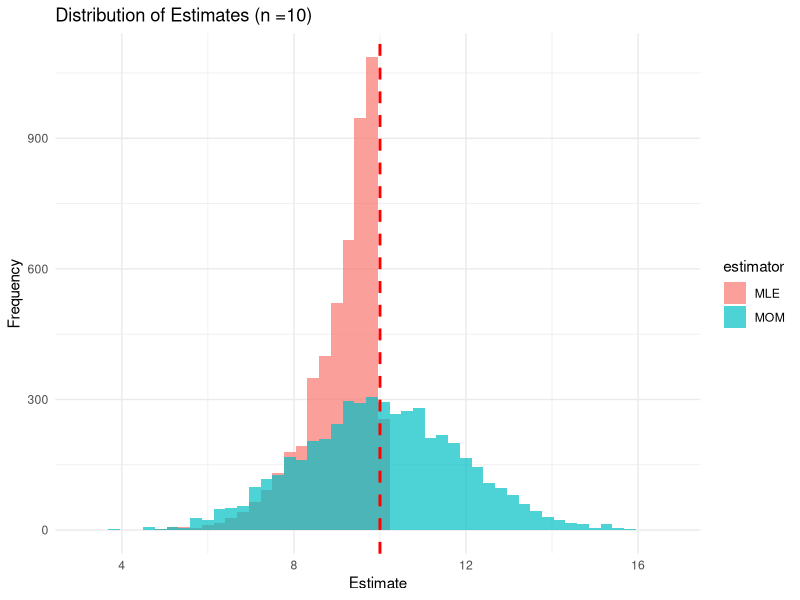
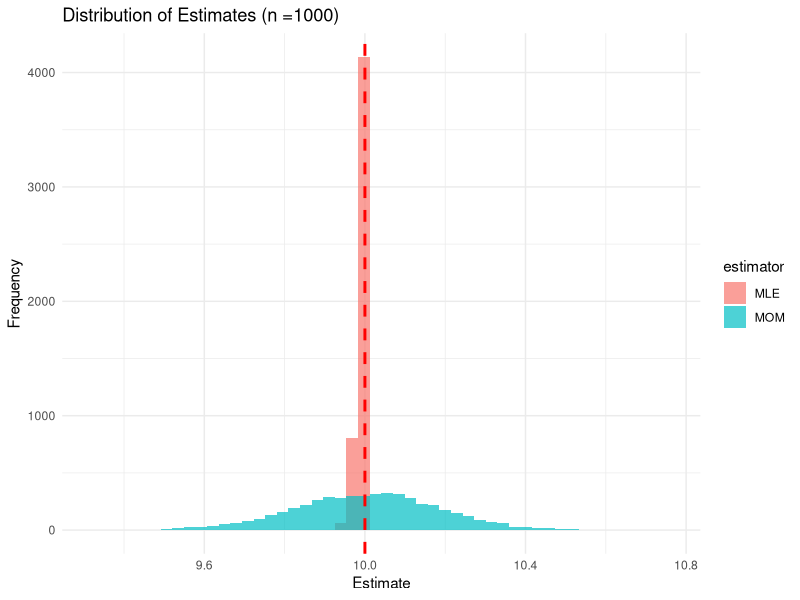
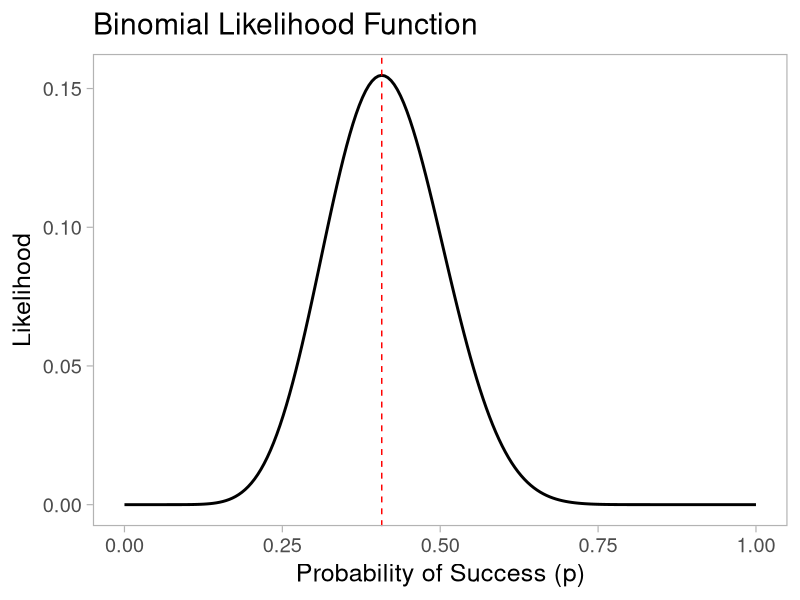
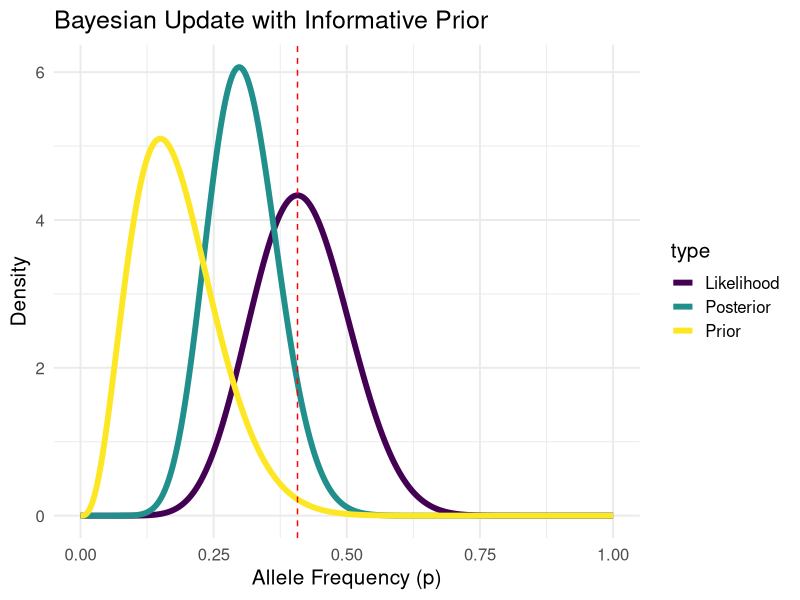
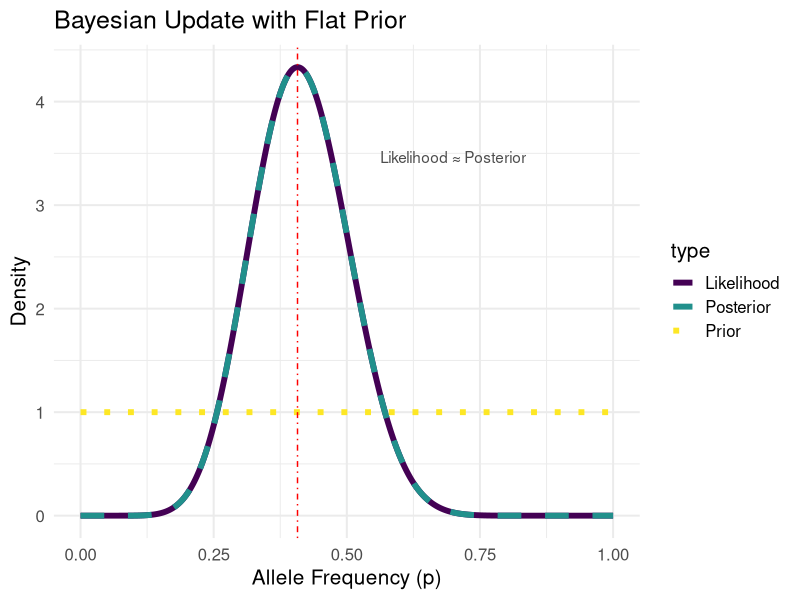
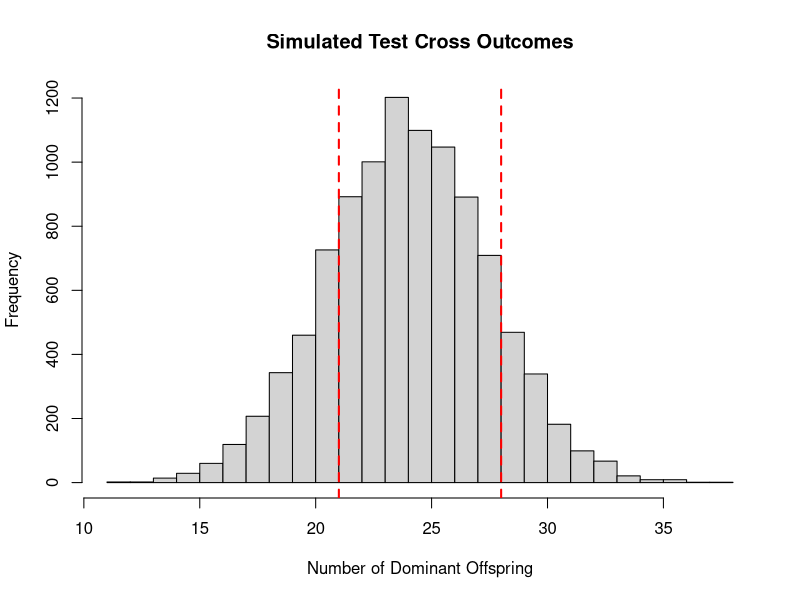
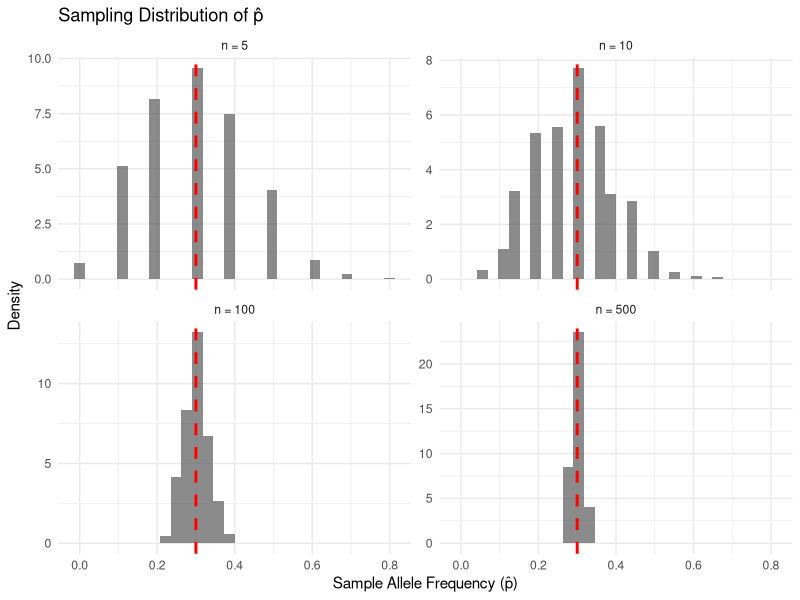

Write the R code that produced these figures, in order.
## ---- chunk 1
library(tidyverse)
library(ggplot2)
library(viridis)
library(htmltools)
## ---- chunk 2
#| layout-ncol: 2

mom_estimator <- function(sample) {
    return(2 * mean(sample))
}

# Function to generate MLE estimator for Uniform(0, theta)
mle_estimator <- function(sample) {
    return(max(sample))
}

simulate_estimators <- function(theta = 1, n = 10, n_sim = 1000) {
    mom_estimates <- numeric(n_sim)
    mle_estimates <- numeric(n_sim)

    for (i in 1:n_sim) {
        sample <- runif(n, 0, theta)
        mom_estimates[i] <- mom_estimator(sample)
        mle_estimates[i] <- mle_estimator(sample)
    }

    return(list(
        mom = mom_estimates,
        mle = mle_estimates
    ))
}

n_simulations <- 5000
theta_true <- 10

n_demo_1 <- 10
n_demo_2 <- 1000
demo_results_1 <- simulate_estimators(theta_true, n_demo_1, n_simulations)
demo_results_2 <- simulate_estimators(theta_true, n_demo_2, n_simulations)

demo_data_1 <- data.frame(
    MOM = demo_results_1$mom,
    MLE = demo_results_1$mle
) %>%
    pivot_longer(everything(), names_to = "estimator", values_to = "estimate")

demo_data_2 <- data.frame(
    MOM = demo_results_2$mom,
    MLE = demo_results_2$mle
) %>%
    pivot_longer(everything(), names_to = "estimator", values_to = "estimate")
ggplot(demo_data_1, aes(x = estimate, fill = estimator)) +
    geom_histogram(alpha = 0.7, position = "identity", bins = 50) +
    geom_vline(xintercept = theta_true, linetype = "dashed", color = "red", linewidth = 1) +
    labs(
        title = paste0("Distribution of Estimates (n =", n_demo_1, ")"),
        x = "Estimate", y = "Frequency"
    ) +
    theme_minimal()

ggplot(demo_data_2, aes(x = estimate, fill = estimator)) +
    geom_histogram(alpha = 0.7, position = "identity", bins = 50) +
    geom_vline(xintercept = theta_true, linetype = "dashed", color = "red", linewidth = 1) +
    labs(
        title = paste0("Distribution of Estimates (n =", n_demo_2, ")"),
        x = "Estimate", y = "Frequency"
    ) +
    theme_minimal()
## ---- chunk 3
n <- 27
x <- 11
p_seq <- seq(0, 1, length.out = 200)
likelihood <- dbinom(x, n, p_seq)
plot <- ggplot(
    data.frame(p = p_seq, likelihood = likelihood),
    aes(x = p, y = likelihood)
) +
    geom_line(linewidth = 1) +
    labs(
        x = "Probability of Success (p)",
        y = "Likelihood",
        title = "Binomial Likelihood Function"
    ) +
    geom_vline(
        xintercept = x / n,
        color = "red",
        linetype = "dashed"
    ) +
    theme_light(base_size = 18) +
    theme(panel.grid = element_blank())
## ---- chunk 4
plot
## ---- chunk 5
p <- seq(0, 1, length.out = 1000)
# Prior (Beta distribution from previous experiment)
prior <- dbeta(p, 3 + 1, 17 + 1)
# Likelihood (Beta distribution from current data)
likelihood <- dbeta(p, 11 + 1, 16 + 1)
# Posterior (Beta distribution combining both)
posterior <- dbeta(p, 14 + 1, 33 + 1)
# Combine into a data frame
plot_data <- data.frame(
    p = rep(p, 3),
    density = c(prior, likelihood, posterior),
    type = rep(c("Prior", "Likelihood", "Posterior"), each = length(p))
)
# Add flat prior distribution
flat_prior <- dbeta(p, 1, 1)
flat_posterior <- dbeta(p, 12, 17)
plot_data <- rbind(
    plot_data,
    data.frame(
        p = rep(p, 3),
        density = c(flat_prior, likelihood, flat_posterior),
        type = rep(c("Prior", "Likelihood", "Posterior"), each = length(p))
    )
)
# Add a column to distinguish between informative and flat scenarios
plot_data$scenario <- c(rep("Informative", 3000), rep("Flat", 3000))
## ---- chunk 6
p1 <- ggplot(
    plot_data %>% filter(scenario == "Informative"),
    aes(x = p, y = density, color = type)
) +
    geom_line(linewidth = 2) +
    geom_vline(xintercept = 11 / 27, linetype = "dashed", color = "red") +
    labs(
        x = "Allele Frequency (p)",
        y = "Density",
        title = "Bayesian Update with Informative Prior"
    ) +
    scale_color_viridis_d() +
    theme_minimal(base_size = 15)
## ---- chunk 7
p2 <- ggplot(
  plot_data %>% filter(scenario == "Flat"),
  aes(x = p, y = density, color = type, linetype = type)
) +
  geom_line(linewidth = 2) +
  scale_linetype_manual(values = c("Prior" = "dotted", "Likelihood" = "solid", "Posterior" = "dashed")) +
  geom_vline(xintercept = 11 / 27, linetype = "dotdash", color = "red") +
  labs(
    x = "Allele Frequency (p)",
    y = "Density",
    title = "Bayesian Update with Flat Prior"
  ) +
  theme_minimal(base_size = 15) +
  scale_color_viridis_d() +
  annotate("text",
    x = 0.7, y = max(flat_posterior) * 0.8,
    label = "Likelihood ≈ Posterior", color = "gray30"
  )
## ---- chunk 8
#| layout-ncol: 2
#| fig.height: 8
p1
p2
## ---- chunk 9
observed_testcross <- c(21, 28)     # Dominant, Recessive
chisq_test <- chisq.test(observed_testcross, p = c(0.5, 0.5))
chisq_test
## ---- chunk 10
set.seed(123)
n_sim <- 10000
N <- 49
simulated <- rbinom(n_sim, N, 0.5)
p_value_sim <- mean(simulated <= 21 | simulated >= 28)
p_value_sim
hist(simulated, breaks = 30, main = "Simulated Test Cross Outcomes", xlab = "Number of Dominant Offspring")
abline(v = c(21, 28), col = "red", lty = 2, lwd = 2)
## ---- chunk 11
n <- 212
n_AA <- 175
n_Aa <- 33
n_aa <- 4

# Estimate allele frequency
p_hat <- (2*n_AA + n_Aa) / (2*n)
q_hat <- 1 - p_hat
p_hat

# Expected counts
expected <- c(n * p_hat^2, 2*n * p_hat*q_hat, n * q_hat^2)
observed <- c(n_AA, n_Aa, n_aa)
expected

# Pearson chi-squared
chisq_val <- sum((observed - expected)^2 / expected)
df <- 3 - 1 - 1
p_val <- pchisq(chisq_val, df = df, lower.tail = FALSE)
p_val
## ---- chunk 12
set.seed(123)
true_p <- 0.3
sample_sizes <- c(5, 10, 100, 500)
n_sims <- 1000

sampling_results <- map_dfr(sample_sizes, function(n) {
  p_hats <- replicate(n_sims, {
    # Sample n individuals (2n alleles total)
    alleles <- rbinom(n, 2, true_p)  # each individual contributes 0,1,2 A alleles
    sum(alleles) / (2 * n)           # sample allele frequency
  })
  tibble(sample_size = n, p_hat = p_hats,
         theoretical_se = sqrt(true_p * (1 - true_p) / (2 * n)))
})
## ---- chunk 13
sampling_results <- sampling_results %>%
  mutate(sample_size_name = paste("n =", sample_size)) |>
  mutate(sample_size_name = factor(sample_size_name, levels = c("n = 5", "n = 10", "n = 100", "n = 500")))
## ---- chunk 14
# Plot sampling distributions
ggplot(sampling_results, aes(x = p_hat)) +
  geom_histogram(aes(y = after_stat(density)), bins = 30, alpha = 0.7) +
  geom_vline(xintercept = true_p, color = "red", linetype = "dashed", linewidth = 1) +
  facet_wrap(~sample_size_name, scales = "free_y") +
  labs(title = "Sampling Distribution of p̂", x = "Sample Allele Frequency (p̂)", y = "Density") +
  theme_minimal()
